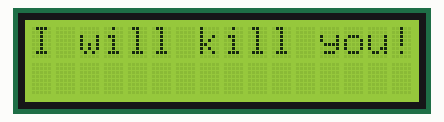
Bench run of a program on a simulated Arduino Uno, built with avr-gcc and run on an emulated ATmega328P. Parts: 16×2 character LCD.

Above: at 0.21 s.
At 0.82 s:
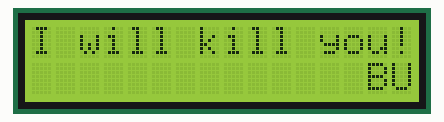
At 1.42 s:
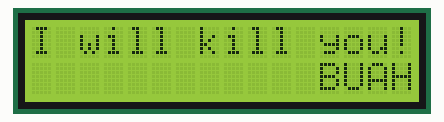
At 2.93 s:
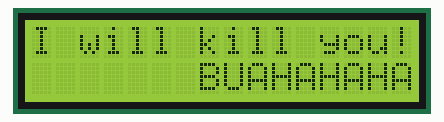
At 4.14 s:
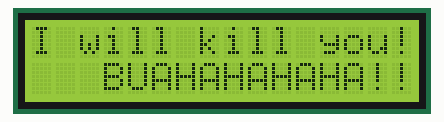
At 5.65 s:
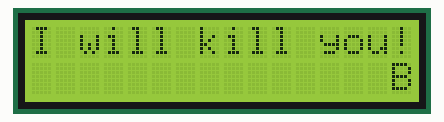

Measured:
- by itself, everything shown: repeats every 5.1 s, in 17 steps

The program:

main.cpp
```cpp
#include <Arduino.h>
#include <Wire.h>
#include <LiquidCrystal.h>

LiquidCrystal lcd(12, 11, 5, 4, 3, 2);
String text = "BUAHAHAHAHA!!! ";
String empty = "                ";
int i = 16;

byte smile[] = {
  B00000,
  B00000,
  B01010,
  B00000,
  B10001,
  B01110,
  B00000,
  B00000
};

void setup() {
  lcd.begin(16, 2);
  lcd.print("I will kill you!");
  /*lcd.setCursor(13, 1);
  lcd.write(byte(0));
  lcd.createChar(0, smile);*/
}

void loop() {
  lcd.setCursor(i, 1);
  lcd.print(text);
  delay(300);
  if (i > 0)
    i--;
  else if (i == 0) {
    i = 16;
    lcd.setCursor(0, 1);
    lcd.print(empty);
  }
}
```
